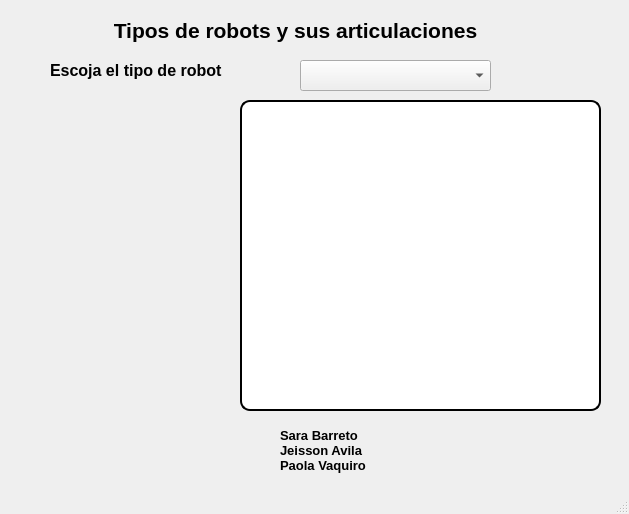
<?xml version="1.0" encoding="UTF-8"?>
<ui version="4.0">
 <class>MainWindow</class>
 <widget class="QMainWindow" name="MainWindow">
  <property name="geometry">
   <rect>
    <x>0</x>
    <y>0</y>
    <width>629</width>
    <height>514</height>
   </rect>
  </property>
  <property name="windowTitle">
   <string>MainWindow</string>
  </property>
  <widget class="QWidget" name="centralwidget">
   <widget class="QLabel" name="label">
    <property name="geometry">
     <rect>
      <x>50</x>
      <y>410</y>
      <width>161</width>
      <height>71</height>
     </rect>
    </property>
    <property name="styleSheet">
     <string notr="true"/>
    </property>
    <property name="midLineWidth">
     <number>-4</number>
    </property>
    <property name="text">
     <string/>
    </property>
    <property name="pixmap">
     <pixmap>logo.png</pixmap>
    </property>
    <property name="scaledContents">
     <bool>true</bool>
    </property>
   </widget>
   <widget class="QLabel" name="label_2">
    <property name="geometry">
     <rect>
      <x>280</x>
      <y>420</y>
      <width>121</width>
      <height>61</height>
     </rect>
    </property>
    <property name="text">
     <string>&lt;html&gt;&lt;head/&gt;&lt;body&gt;&lt;p&gt;&lt;span style=&quot; font-size:10pt; font-weight:600;&quot;&gt;Sara Barreto &lt;br/&gt;Jeisson Avila&lt;br/&gt;Paola Vaquiro&lt;/span&gt;&lt;/p&gt;&lt;/body&gt;&lt;/html&gt;</string>
    </property>
   </widget>
   <widget class="QComboBox" name="comboBox">
    <property name="geometry">
     <rect>
      <x>300</x>
      <y>60</y>
      <width>191</width>
      <height>31</height>
     </rect>
    </property>
    <property name="font">
     <font>
      <pointsize>12</pointsize>
      <weight>75</weight>
      <bold>true</bold>
      <stylestrategy>PreferDefault</stylestrategy>
     </font>
    </property>
    <property name="layoutDirection">
     <enum>Qt::LeftToRight</enum>
    </property>
    <property name="autoFillBackground">
     <bool>false</bool>
    </property>
    <property name="styleSheet">
     <string notr="true"/>
    </property>
    <item>
     <property name="text">
      <string/>
     </property>
    </item>
    <item>
     <property name="text">
      <string>Robot Cartesiano</string>
     </property>
    </item>
    <item>
     <property name="text">
      <string>Robot Esférico</string>
     </property>
    </item>
    <item>
     <property name="text">
      <string>Robot Cilíndrico</string>
     </property>
    </item>
   </widget>
   <widget class="QLabel" name="label_7">
    <property name="geometry">
     <rect>
      <x>50</x>
      <y>50</y>
      <width>191</width>
      <height>41</height>
     </rect>
    </property>
    <property name="font">
     <font>
      <pointsize>10</pointsize>
      <weight>75</weight>
      <bold>true</bold>
     </font>
    </property>
    <property name="text">
     <string>&lt;html&gt;&lt;head/&gt;&lt;body&gt;&lt;p&gt;&lt;span style=&quot; font-size:12pt;&quot;&gt;Escoja el tipo de robot&lt;/span&gt;&lt;/p&gt;&lt;/body&gt;&lt;/html&gt;</string>
    </property>
   </widget>
   <widget class="QLabel" name="label_8">
    <property name="geometry">
     <rect>
      <x>80</x>
      <y>10</y>
      <width>431</width>
      <height>41</height>
     </rect>
    </property>
    <property name="font">
     <font>
      <pointsize>10</pointsize>
      <weight>75</weight>
      <bold>true</bold>
     </font>
    </property>
    <property name="text">
     <string>&lt;html&gt;&lt;head/&gt;&lt;body&gt;&lt;p align=&quot;center&quot;&gt;&lt;span style=&quot; font-size:16pt;&quot;&gt;Tipos de robots y sus articulaciones&lt;/span&gt;&lt;/p&gt;&lt;/body&gt;&lt;/html&gt;</string>
    </property>
   </widget>
   <widget class="QFrame" name="frame">
    <property name="geometry">
     <rect>
      <x>240</x>
      <y>100</y>
      <width>361</width>
      <height>311</height>
     </rect>
    </property>
    <property name="styleSheet">
     <string notr="true">QFrame {
    border: 2px solid black;
    border-radius: 10px;   /* opcional, esquinas redondeadas */
    background-color: white;  /* opcional, fondo blanco */
}
</string>
    </property>
    <property name="frameShape">
     <enum>QFrame::StyledPanel</enum>
    </property>
    <property name="frameShadow">
     <enum>QFrame::Raised</enum>
    </property>
   </widget>
   <widget class="QLabel" name="label_3">
    <property name="geometry">
     <rect>
      <x>50</x>
      <y>150</y>
      <width>171</width>
      <height>181</height>
     </rect>
    </property>
    <property name="font">
     <font>
      <pointsize>12</pointsize>
     </font>
    </property>
    <property name="text">
     <string/>
    </property>
    <property name="wordWrap">
     <bool>true</bool>
    </property>
   </widget>
  </widget>
  <widget class="QMenuBar" name="menubar">
   <property name="geometry">
    <rect>
     <x>0</x>
     <y>0</y>
     <width>629</width>
     <height>21</height>
    </rect>
   </property>
  </widget>
  <widget class="QStatusBar" name="statusbar"/>
 </widget>
 <resources>
  <include location="logo.qrc"/>
  <include location="esferico.qrc"/>
  <include location="cilindrico.qrc"/>
  <include location="cartesiano.qrc"/>
 </resources>
 <connections/>
</ui>
